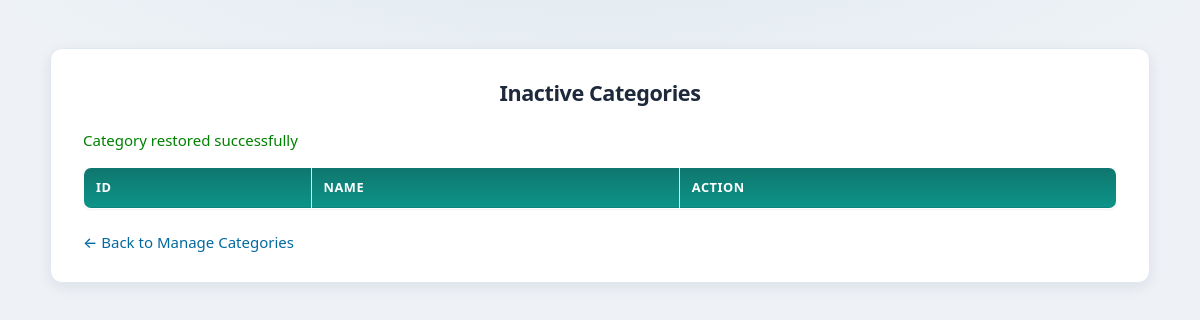
Before: /inactive_categories.php?restored=1 (signed in) with the older database file.
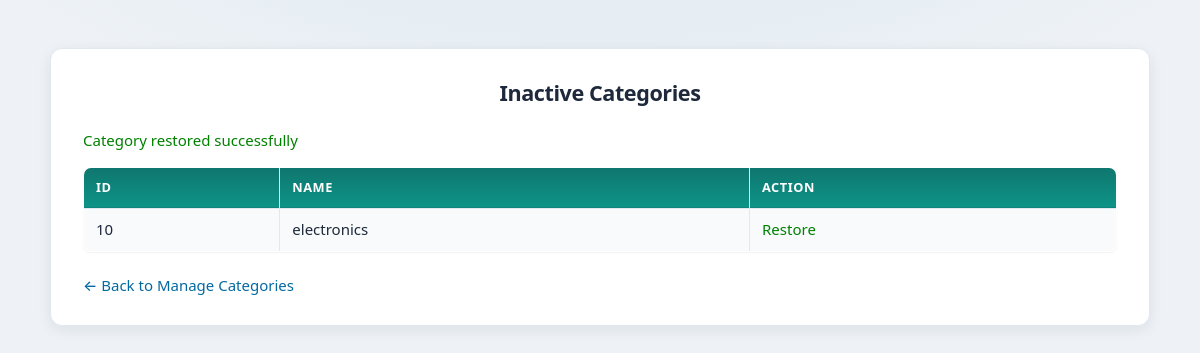
After: the same page with the newer database file.
### tables this page shows
CREATE TABLE IF NOT EXISTS `category` (
  `category_id` int NOT NULL AUTO_INCREMENT,
  `category_name` varchar(100) NOT NULL,
  `status` enum('active','inactive') DEFAULT 'active',
  PRIMARY KEY (`category_id`)
);

### inactive_categories.php (the view, shortened to what this page needs)
<?php
include 'includes/config.php';
$result = mysqli_query($conn, "SELECT * FROM category WHERE status='inactive'");
?>
<!DOCTYPE html>
<html>
<head>
    <link rel="stylesheet" href="style.css">
</head>
<body>
<div class="login-box">
    <h2>Inactive Categories</h2>
    <?php if(isset($_GET['restored'])): ?>
        <p style="color:green;">Category restored successfully</p>
    <?php endif; ?>
    <table border="1" width="100%" cellpadding="10">
        <tr>
            <th>ID</th>
            <th>Name</th>
            <th>Action</th>
        </tr>
        <?php
        while($row = mysqli_fetch_assoc($result)){
        ?>
            <tr>
                <td><?php echo $row['category_id']; ?></td>
                <td><?php echo $row['category_name']; ?></td>
                <td>
                    <a href="inactive_categories.php?restore=<?php echo $row['category_id']; ?>"
                       onclick="return confirm('Restore this category?')"
                       style="color:green;">
                       Restore
                    </a>
                </td>
            </tr>
        <?php } ?>
    </table>
    <br>
    <a href="manage_category.php">← Back to Manage Categories</a>
</div>
</body>
</html>

Changed rows visible on the page:
added category: category_id "10", category_name "electronics"
